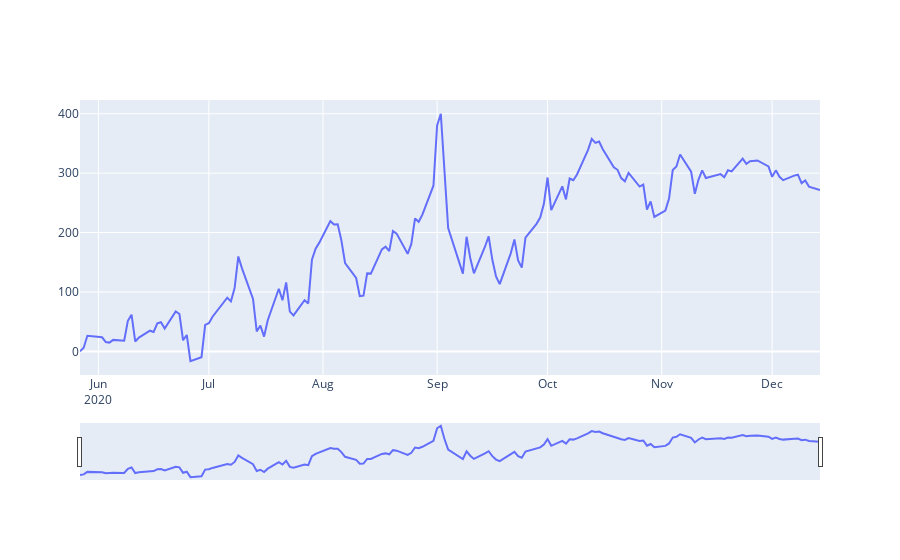

The cell this chart's notebook holds for it:
### Code cell
portfolio.closed_orders.plot_daily_returns()

### Figure 1 — Plotly figure (JSON) as saved in the notebook; plotly's stock layout.template omitted (floating-point values rounded to 4 significant figures; data arrays with more than 128 entries replaced by an {"elided": "..."} marker saying what was removed)
{"data": [{"type": "scatter", "x": {"elided": "141 str values"}, "y": {"elided": "141 float values"}}], "layout": {"xaxis": {"dtick": "M1", "rangeslider": {"visible": true}, "tickformat": "%b\n%Y"}}}
